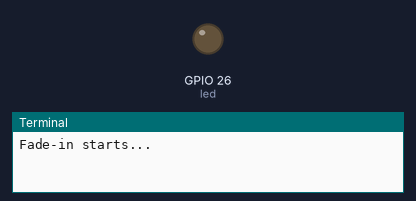
Simulated run of this program. Board: Raspberry Pi (BCM pin numbers). Shown: output pins drawn as LEDs (lit = HIGH), the last lines printed to the terminal.

Above: at 0.05 s.
At 0.95 s:
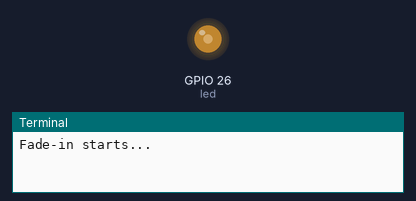
At 1.9 s:
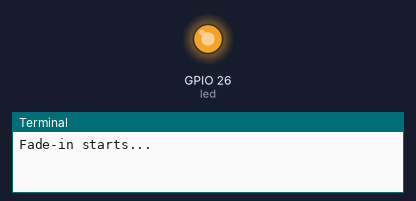
At 3.8 s:
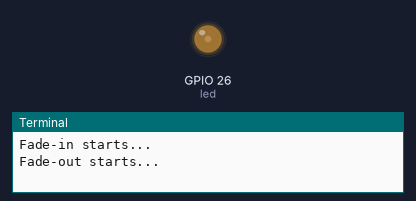
Timing chart, 0 to 5.5 s (numbered marks = the images above):
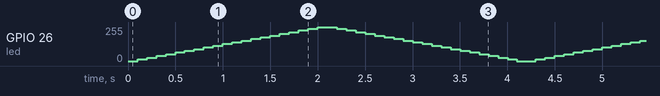

The program:

04-pwm.py
```python
from gpiozero import  PWMLED
from time import sleep

led = PWMLED(26)

try:
        while True:
                print("Fade-in starts...")
                for dc in range(0, 101, 5):
                        led.value = dc/100.0
                        sleep(0.1)
                print("Fade-out starts...")
                for dc in range(100, -1, -5):
                        led.value = dc/100.0
                        sleep(0.1)
except KeyboardInterrupt:
        print("Stopping ....")
        led.off()
```
